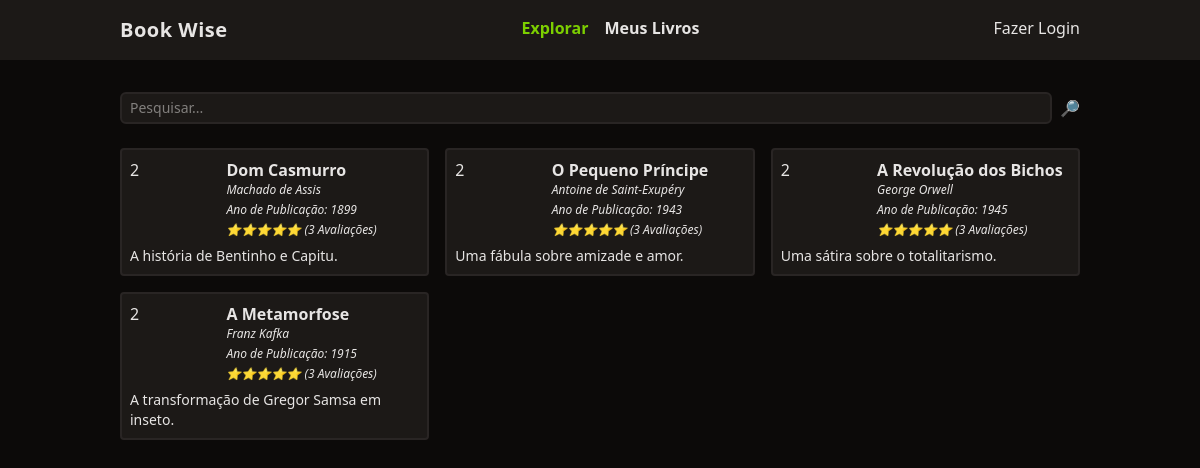
The page / on the database its author committed.
### tables this page shows
CREATE TABLE books (
  id integer primary key,
  title varchar(255),
  author varchar(255),
  description text,
  year_of_release integer,
  user_id integer,
  foreign key(user_id) references users(id) on delete cascade
);

### functions.php (called while the page is built, shortened)
<?php
  function view($view, $data = []) {
    require 'views/template/app.php';
  }
  function auth() {
    if (! isset($_SESSION['auth'])) {
      return null;
    }
    return $_SESSION['auth'];
  }

### controllers/index.controller.php (called while the page is built)
<?php
  $search = $_REQUEST['search'] ?? '';
  $books = $database->query(
    query:"select * from books where title like :search",
    class: Book::class,
    params: ['search' => "%$search%"]
  )->fetchAll();
  view('index', compact('books'));

### routes.php (called while the page is built, shortened)
<?php
$controller = str_replace('/', '', parse_url($_SERVER['REQUEST_URI'])['path']);
if (!$controller) $controller = 'index';
require "controllers/{$controller}.controller.php";

### index.php (called while the page is built, shortened)
<?php
  require "functions.php";
  $config = require 'config.php';
  require "Database.php";
  require "routes.php";

### config.php (called while the page is built)
<?php
  return [
    'database' => [
      'driver' => 'sqlite',
      'database' => 'database.sqlite'
    ]
  ];

### database.php (called while the page is built)
<?php
  class Database {
    private $db;
    public function __construct($config) {
      $this->db = new PDO($this->getDsn($config));
    }
    private function getDsn($config) {
      $driver = $config['driver'];
      unset($config['driver']);
      $dsn = $driver . ':' . http_build_query($config, '', ';');
      if ($driver == 'sqlite') {
        $dsn = $driver . ':' . $config['database'];
      }
      return $dsn;
    }
    public function query($query, $class = null, $params = []) {
      $prepare = $this->db->prepare($query);
      if($class) {
        $prepare->setFetchMode(PDO::FETCH_CLASS, $class);
      }
      $prepare->execute($params);
      return $prepare;
    }
  }
  $database = new Database($config['database']);

### views/index.view.php (the view)
<form class="w-full flex space-x-2">
  <input
    type="text"
    name="search"
    class="border-stone-800 border-2 rounded-md bg-stone-900 text-sm focus:outline-none px-2 py-1 w-full"
    placeholder="Pesquisar..."
  >
  <button type="submit">🔎</button>
</form>
<section class="grid gap-4 grid-cols-1 md:grid-cols-2 lg:grid-cols-3">
  <?php foreach ($books as $book): ?>
    <div class="p-2 rounded border-stone-800 border-2 bg-stone-900">
      <div class="flex">
        <div class="w-1/3">
          <?= $book->user_id ?>
        </div>
        <div class="space-y-1">
          <a href="/book?id=<?= $book->id ?>" class="font-semibold hover:underline">
            <?= $book->title ?>
          </a>
          <div class="text-xs italic">
            <?= $book->author ?>
          </div>
          <div class="text-xs italic">
            Ano de Publicação: <?= $book->year_of_release ?>
          </div>
          <div class="text-xs italic">⭐⭐⭐⭐⭐ (3 Avaliações)</div>
        </div>
      </div>
      <div class="text-sm mt-2">
        <?= $book->description ?>
      </div>
    </div>
  <?php endforeach ?>
</section>

### views/template/app.php (shortened to what this page needs)
<!DOCTYPE html>
<html lang="en">
<head>
  <script src="https://cdn.jsdelivr.net/npm/@tailwindcss/browser@4"></script>
</head>
<body class="bg-stone-950 text-stone-200">
  <header class="bg-stone-900">
    <nav class="mx-auto max-w-screen-lg flex justify-between px-8 py-4">
      <div class="font-bold text-xl tracking-wide">Book Wise</div>
        <ul class="flex space-x-4 font-bold">
          <li><a href="/" class="text-lime-500">Explorar</a></li>
          <li><a href="/meus-livros.php" class="hover:underline">Meus Livros</a></li>
        </ul>
        <ul>
          <?php if (auth()): ?>
            <li><a href="/logout">Oi, <?= auth()->name ?></a></li>
            <?php else: ?>
              <li><a href="/login">Fazer Login</a></li>
            <?php endif; ?>
        </ul>
    </nav>
  </header>
  <main class="mx-auto max-w-screen-lg space-y-6 p-8">
    <?php require "views/{$view}.view.php"; ?>
  </main>
</body>
</html>

### rows shown on the page
books: user "2", title "Dom Casmurro", author "Machado de Assis", year_of_release "1899", description "A história de Bentinho e Capitu."
books: user "2", title "O Pequeno Príncipe", author "Antoine de Saint-Exupéry", year_of_release "1943", description "Uma fábula sobre amizade e amor."
books: user "2", title "A Revolução dos Bichos", author "George Orwell", year_of_release "1945", description "Uma sátira sobre o totalitarismo."
books: user "2", title "A Metamorfose", author "Franz Kafka", year_of_release "1915", description "A transformação de Gregor Samsa em inseto."
